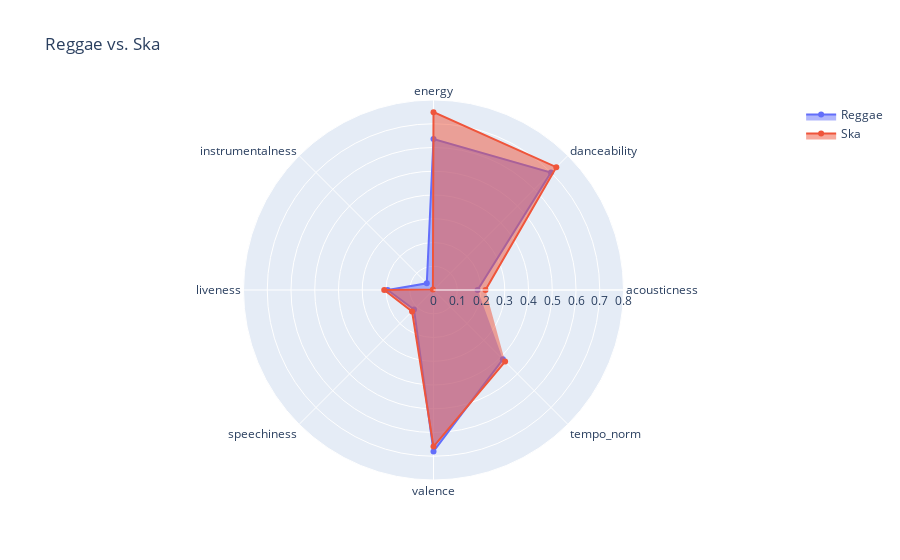
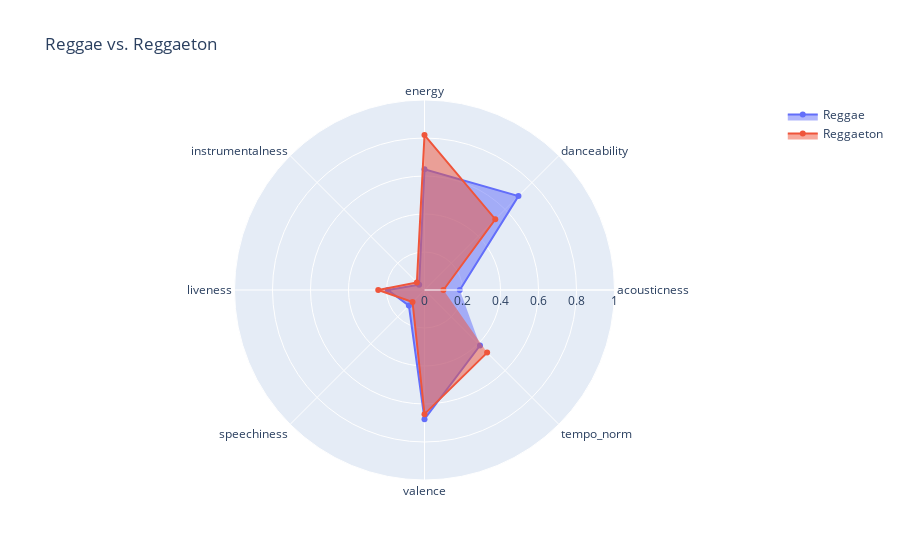

Notebook cell for these charts, in order:
### Markdown cell above
#### Radar chart

### Code cell
### r1 = Reggae ,r2 = Reggaeton,  r3 = Ska 
r1 = [df_reg.iloc[0,1],df_reg.iloc[0,2],df_reg.iloc[0,3],df_reg.iloc[0,4],df_reg.iloc[0,5],
     df_reg.iloc[0,6],df_reg.iloc[0,7],df_reg.iloc[0,8]]
r2 = [df_reg.iloc[1,1],df_reg.iloc[1,2],df_reg.iloc[1,3],df_reg.iloc[1,4],df_reg.iloc[1,5],
     df_reg.iloc[1,6],df_reg.iloc[1,7],df_reg.iloc[1,8]]
r3 = [df_reg.iloc[2,1],df_reg.iloc[2,2],df_reg.iloc[2,3],df_reg.iloc[2,4],df_reg.iloc[2,5],
     df_reg.iloc[2,6],df_reg.iloc[2,7],df_reg.iloc[2,8]]

variables = ['acousticness','danceability','energy','instrumentalness',
           'liveness', 'speechiness', 'valence','tempo_norm']

fig = go.Figure()

fig.add_trace(go.Scatterpolar(
      r=r1,
      theta= variables,
      fill= 'toself',
      name='Reggae'))

fig.add_trace(go.Scatterpolar(
      r=r2,
      theta=variables,
      fill='toself',
      name='Ska'))

fig.update_layout(
  title = 'Reggae vs. Ska',  
  polar=dict(
    radialaxis=dict(
      visible=True,
      range=[0, 0.80]
    )),
  showlegend=True)

fig.show()

fig = go.Figure()

fig.add_trace(go.Scatterpolar(
      r=r1,
      theta= variables,
      fill= 'toself',
      name='Reggae'))

fig.add_trace(go.Scatterpolar(
      r=r3,
      theta=variables,
      fill='toself',
      name='Reggaeton'))

fig.update_layout(
  title = 'Reggae vs. Reggaeton', 
  polar=dict(
      radialaxis=dict(
      visible=True,
      range=[0,1]
    )),
  showlegend=True)

fig.show()

### Figure 1 — Plotly figure (JSON) as saved in the notebook; plotly's stock layout.template omitted (floating-point values rounded to 4 significant figures)
{"data": [{"fill": "toself", "name": "Reggae", "r": [0.1858, 0.6993, 0.6357, 0.03997, 0.1931, 0.1162, 0.6797, 0.4131], "theta": ["acousticness", "danceability", "energy", "instrumentalness", "liveness", "speechiness", "valence", "tempo_norm"], "type": "scatterpolar"}, {"fill": "toself", "name": "Ska", "r": [0.2189, 0.7313, 0.7488, 0.003666, 0.2075, 0.1276, 0.6594, 0.4263], "theta": ["acousticness", "danceability", "energy", "instrumentalness", "liveness", "speechiness", "valence", "tempo_norm"], "type": "scatterpolar"}], "layout": {"polar": {"radialaxis": {"range": [0, 0.8], "visible": true}}, "showlegend": true, "title": {"text": "Reggae vs. Ska"}}}

### Figure 2 — Plotly figure (JSON) as saved in the notebook; plotly's stock layout.template omitted (floating-point values rounded to 4 significant figures)
{"data": [{"fill": "toself", "name": "Reggae", "r": [0.1858, 0.6993, 0.6357, 0.03997, 0.1931, 0.1162, 0.6797, 0.4131], "theta": ["acousticness", "danceability", "energy", "instrumentalness", "liveness", "speechiness", "valence", "tempo_norm"], "type": "scatterpolar"}, {"fill": "toself", "name": "Reggaeton", "r": [0.09973, 0.5268, 0.8156, 0.05671, 0.2435, 0.08916, 0.6535, 0.4661], "theta": ["acousticness", "danceability", "energy", "instrumentalness", "liveness", "speechiness", "valence", "tempo_norm"], "type": "scatterpolar"}], "layout": {"polar": {"radialaxis": {"range": [0, 1], "visible": true}}, "showlegend": true, "title": {"text": "Reggae vs. Reggaeton"}}}
